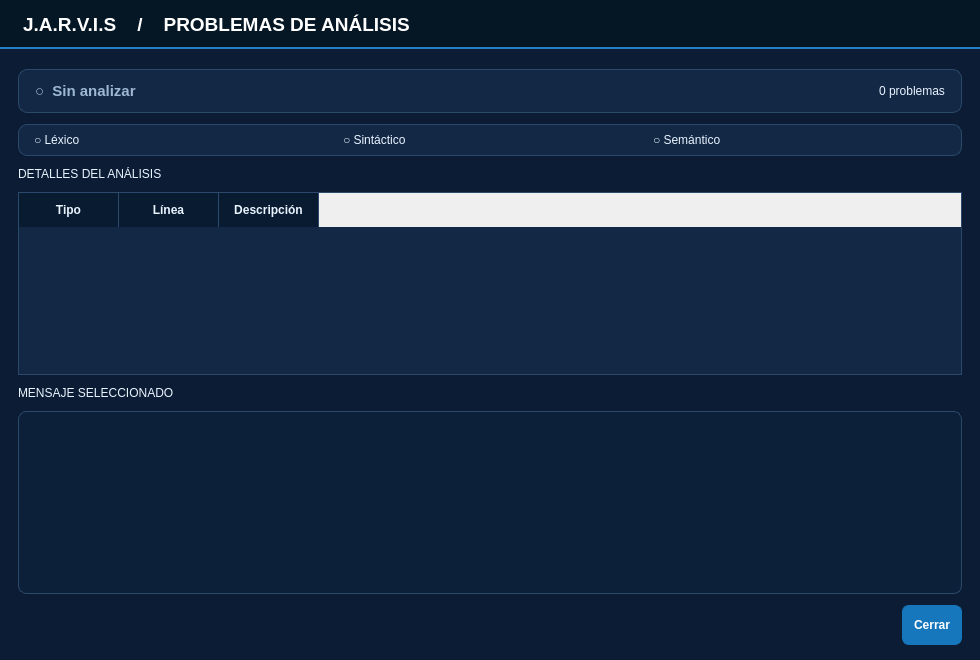
<?xml version='1.0' encoding='UTF-8'?>
<ui version="4.0">
  <class>VentanaProblemas</class>
  <widget class="QDialog" name="VentanaProblemas">
    <property name="geometry">
      <rect>
        <x>0</x>
        <y>0</y>
        <width>980</width>
        <height>660</height>
      </rect>
    </property>
    <property name="minimumSize">
      <size>
        <width>680</width>
        <height>460</height>
      </size>
    </property>
    <property name="windowTitle">
      <string notr="true">J.A.R.V.I.S | Problemas del programa</string>
    </property>
    <property name="styleSheet">
      <string notr="true">QDialog {background:#0B1C34;color:#EAF4FF;font-family:'Segoe UI';}
QFrame#headerDialog {background:#051625;border-bottom:2px solid #267FC4;}
QLabel#lblDialogTitle {color:#FFFFFF;font-size:19px;font-weight:800;}
QLabel#lblDialogSubtitulo {color:#B8D7EF;font-size:12px;}
QLabel {color:#EAF4FF;font-size:12px;}
QLabel#lblEstadoProblemas {color:#9EB8D4;font-size:15px;font-weight:700;}
QLabel#lblASTAviso, QLabel#lblNombreAST {color:#9EB8D4;font-size:11px;}
QFrame#barraDialog, QFrame#panelDialog {background:#122845;border:1px solid #2B496A;border-radius:9px;}
QPushButton {background:#173B61;color:#EFF8FF;border:1px solid #2B496A;border-radius:7px;padding:9px 11px;font-weight:600;min-height:20px;}
QPushButton:hover {background:#23517D;}
QPushButton#btnCerrarAST,QPushButton#btnCerrarProblemas {background:#1677BD;color:white;border-color:#1677BD;}
QScrollArea {background:white;border:1px solid #2B496A;border-radius:7px;}
QTableWidget {background:#122845;color:#EAF4FF;alternate-background-color:#091B31;gridline-color:#2B496A;border:1px solid #2B496A;}
QHeaderView::section {background:#091B31;color:#EAF4FF;padding:8px;border:0;border-right:1px solid #2B496A;font-weight:700;}
QPlainTextEdit {background:#0D203A;color:#EAF4FF;border:1px solid #2B496A;border-radius:8px;padding:10px;font-family:Consolas;font-size:12px;}
QLabel#lblASTImagen {background:#FFFFFF;color:#6A849C;}</string>
    </property>
    <layout class="QVBoxLayout" name="layoutVentana">
      <property name="spacing">
        <number>10</number>
      </property>
      <property name="leftMargin">
        <number>0</number>
      </property>
      <property name="topMargin">
        <number>0</number>
      </property>
      <property name="rightMargin">
        <number>0</number>
      </property>
      <property name="bottomMargin">
        <number>0</number>
      </property>
      <item>
        <widget class="QFrame" name="headerDialog">
          <layout class="QHBoxLayout" name="cabeceraLayout">
            <property name="spacing">
              <number>10</number>
            </property>
            <property name="leftMargin">
              <number>23</number>
            </property>
            <property name="topMargin">
              <number>13</number>
            </property>
            <property name="rightMargin">
              <number>23</number>
            </property>
            <property name="bottomMargin">
              <number>13</number>
            </property>
            <item>
              <widget class="QLabel" name="lblDialogTitle">
                <property name="text">
                  <string notr="true">J.A.R.V.I.S    /    PROBLEMAS DE ANÁLISIS</string>
                </property>
              </widget>
            </item>
          </layout>
        </widget>
      </item>
      <item>
        <widget class="QWidget" name="contenidoDialog">
          <layout class="QVBoxLayout" name="contenidoLayout">
            <property name="spacing">
              <number>11</number>
            </property>
            <property name="leftMargin">
              <number>18</number>
            </property>
            <property name="topMargin">
              <number>10</number>
            </property>
            <property name="rightMargin">
              <number>18</number>
            </property>
            <property name="bottomMargin">
              <number>15</number>
            </property>
            <item>
              <widget class="QFrame" name="barraDialog">
                <layout class="QHBoxLayout" name="erroresEstadoLayout">
                  <property name="spacing">
                    <number>10</number>
                  </property>
                  <property name="leftMargin">
                    <number>16</number>
                  </property>
                  <property name="topMargin">
                    <number>11</number>
                  </property>
                  <property name="rightMargin">
                    <number>16</number>
                  </property>
                  <property name="bottomMargin">
                    <number>11</number>
                  </property>
                  <item>
                    <widget class="QLabel" name="lblEstadoProblemas">
                      <property name="text">
                        <string notr="true">○  Sin analizar</string>
                      </property>
                    </widget>
                  </item>
                  <item>
                    <spacer name="spacer">
                      <property name="orientation">
                        <enum>Qt::Horizontal</enum>
                      </property>
                      <property name="sizeType">
                        <enum>QSizePolicy::Expanding</enum>
                      </property>
                      <property name="sizeHint">
                        <size>
                          <width>20</width>
                          <height>20</height>
                        </size>
                      </property>
                    </spacer>
                  </item>
                  <item>
                    <widget class="QLabel" name="lblConteoProblemas">
                      <property name="text">
                        <string notr="true">0 problemas</string>
                      </property>
                    </widget>
                  </item>
                </layout>
              </widget>
            </item>
            <item>
              <widget class="QFrame" name="panelDialog">
                <layout class="QHBoxLayout" name="fasesLayout">
                  <property name="spacing">
                    <number>16</number>
                  </property>
                  <property name="leftMargin">
                    <number>15</number>
                  </property>
                  <property name="topMargin">
                    <number>8</number>
                  </property>
                  <property name="rightMargin">
                    <number>15</number>
                  </property>
                  <property name="bottomMargin">
                    <number>8</number>
                  </property>
                  <item>
                    <widget class="QLabel" name="lblLexicoProblemas">
                      <property name="text">
                        <string notr="true">○ Léxico</string>
                      </property>
                    </widget>
                  </item>
                  <item>
                    <widget class="QLabel" name="lblSintacticoProblemas">
                      <property name="text">
                        <string notr="true">○ Sintáctico</string>
                      </property>
                    </widget>
                  </item>
                  <item>
                    <widget class="QLabel" name="lblSemanticoProblemas">
                      <property name="text">
                        <string notr="true">○ Semántico</string>
                      </property>
                    </widget>
                  </item>
                </layout>
              </widget>
            </item>
            <item>
              <widget class="QLabel" name="lblTituloErrores">
                <property name="text">
                  <string notr="true">DETALLES DEL ANÁLISIS</string>
                </property>
              </widget>
            </item>
            <item>
              <widget class="QTableWidget" name="tblProblemas">
                <property name="columnCount">
                  <number>3</number>
                </property>
                <property name="rowCount">
                  <number>0</number>
                </property>
                <property name="alternatingRowColors">
                  <bool>true</bool>
                </property>
                <property name="editTriggers">
                  <enum>QAbstractItemView::NoEditTriggers</enum>
                </property>
                <column>
                  <property name="text">
                    <string notr="true">Tipo</string>
                  </property>
                </column>
                <column>
                  <property name="text">
                    <string notr="true">Línea</string>
                  </property>
                </column>
                <column>
                  <property name="text">
                    <string notr="true">Descripción</string>
                  </property>
                </column>
              </widget>
            </item>
            <item>
              <widget class="QLabel" name="lblDetalle">
                <property name="text">
                  <string notr="true">MENSAJE SELECCIONADO</string>
                </property>
              </widget>
            </item>
            <item>
              <widget class="QPlainTextEdit" name="txtDetalleError">
                <property name="readOnly">
                  <bool>true</bool>
                </property>
                <property name="minimumSize">
                  <size>
                    <width>0</width>
                    <height>130</height>
                  </size>
                </property>
              </widget>
            </item>
            <item>
              <layout class="QHBoxLayout" name="accionesErrores">
                <property name="spacing">
                  <number>0</number>
                </property>
                <property name="leftMargin">
                  <number>0</number>
                </property>
                <property name="topMargin">
                  <number>0</number>
                </property>
                <property name="rightMargin">
                  <number>0</number>
                </property>
                <property name="bottomMargin">
                  <number>0</number>
                </property>
                <item>
                  <spacer name="spacer">
                    <property name="orientation">
                      <enum>Qt::Horizontal</enum>
                    </property>
                    <property name="sizeType">
                      <enum>QSizePolicy::Expanding</enum>
                    </property>
                    <property name="sizeHint">
                      <size>
                        <width>20</width>
                        <height>20</height>
                      </size>
                    </property>
                  </spacer>
                </item>
                <item>
                  <widget class="QPushButton" name="btnCerrarProblemas">
                    <property name="text">
                      <string notr="true">Cerrar</string>
                    </property>
                  </widget>
                </item>
              </layout>
            </item>
          </layout>
        </widget>
      </item>
    </layout>
  </widget>
  <resources/>
  <connections/>
</ui>
